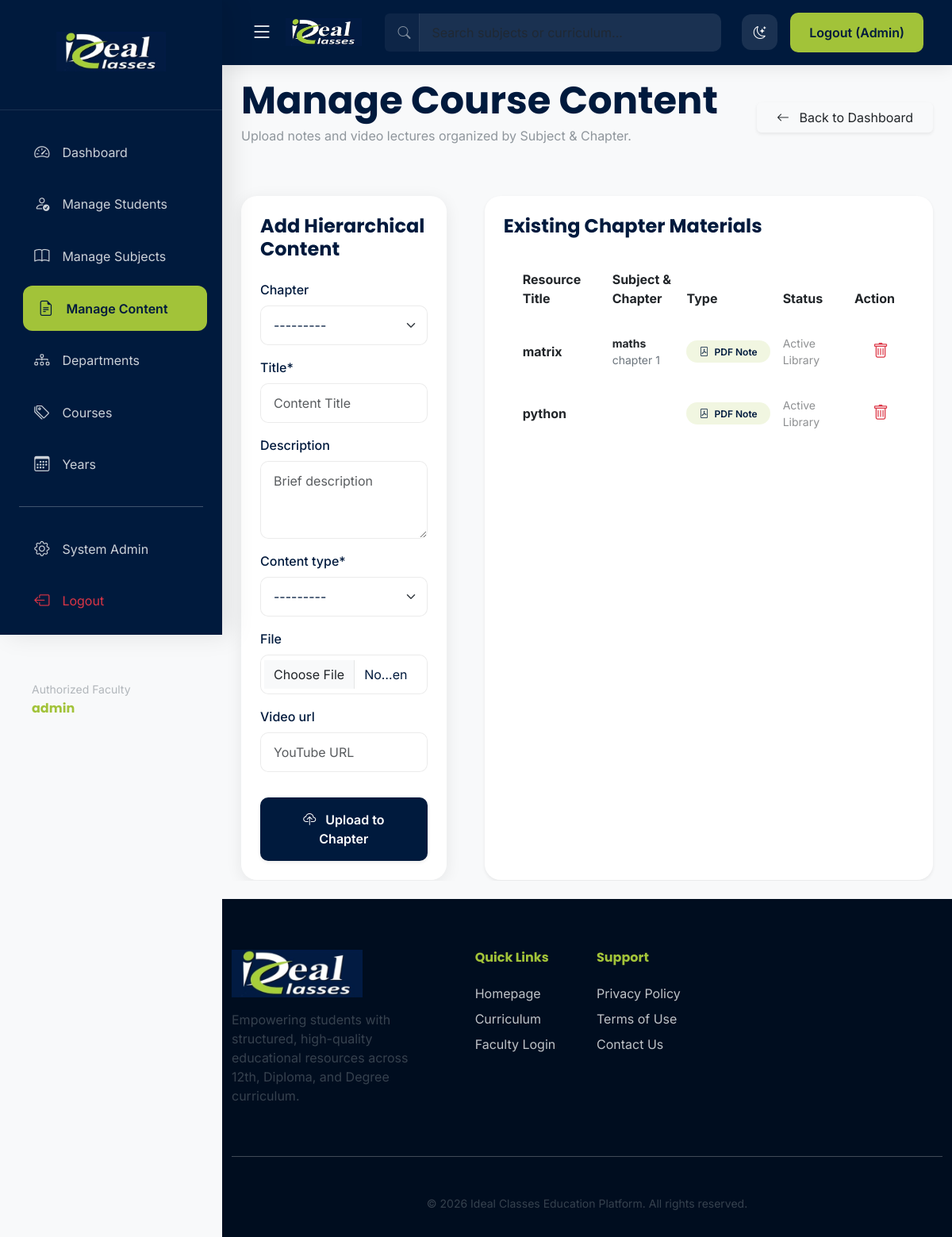
/admin-dashboard/manage-content/ (signed in), run on the app's committed database.
### education/models.py (models this page shows, shortened)
class Content(models.Model):
    CONTENT_TYPES = (
        ('Notes', 'Notes'),
        ('Video', 'Video'),
    )
    chapter = models.ForeignKey(Chapter, related_name='contents', on_delete=models.CASCADE, null=True, blank=True)
    title = models.CharField(max_length=200)
    description = models.TextField(blank=True, null=True)
    content_type = models.CharField(max_length=10, choices=CONTENT_TYPES)
    file = models.FileField(upload_to='notes/', blank=True, null=True)
    video_url = models.URLField(blank=True, null=True)
    created_at = models.DateTimeField(auto_now_add=True)

class Chapter(models.Model):
    subject = models.ForeignKey(Subject, related_name='chapters', on_delete=models.CASCADE)
    name = models.CharField(max_length=200)
    description = models.TextField(blank=True, null=True)
    order = models.PositiveIntegerField(default=0)
    class Meta:
        ordering = ['order', 'id']
        unique_together = ('subject', 'name')
    def __str__(self):
        return f"{self.name} | {self.subject.name}"

class Subject(models.Model):
    branch = models.ForeignKey(Branch, related_name='subjects', on_delete=models.CASCADE)
    category = models.ForeignKey(Category, related_name='subjects', on_delete=models.CASCADE)
    year = models.ForeignKey(Year, related_name='subjects', on_delete=models.CASCADE, null=True, blank=True)
    name = models.CharField(max_length=100)
    class Meta:
        verbose_name = "Subject"
        verbose_name_plural = "Subjects"
        unique_together = ('branch', 'category', 'year', 'name')

### education/views.py (the view)
# urls.py: path('admin-dashboard/manage-content/', views.manage_content, name='manage_content'),
@user_passes_test(lambda u: u.is_staff)
def manage_content(request):
    contents = Content.objects.all().order_by('-created_at')
    if request.method == 'POST':
        from .forms import ContentForm
        form = ContentForm(request.POST, request.FILES)
        if form.is_valid():
            form.save()
            messages.success(request, "Hierarchical content uploaded successfully!")
            return redirect('manage_content')
    else:
        from .forms import ContentForm
        form = ContentForm()
    return render(request, 'education/manage_content.html', {
        'contents': contents,
        'form': form
    })

### templates/education/manage_content.html (shortened to what this page needs)
{% extends 'base.html' %}
{% load crispy_forms_tags %}
{% block content %}
<div class="animate__animated animate__fadeIn">
    <div class="d-flex justify-content-between align-items-center mb-5">
        <div>
            <h1 class="display-5 fw-bold mb-1">Manage Course Content</h1>
            <p class="opacity-75">Upload notes and video lectures organized by Subject & Chapter.</p>
        </div>
        <a href="{% url 'home' %}" class="btn btn-outline-primary-branded px-4 shadow-sm">
            <i class="bi bi-arrow-left me-2"></i> Back to Dashboard
        </a>
    </div>
    <div class="row g-5">
        <div class="col-lg-4">
            <div class="card card-branded border-0 p-4 sticky-top" style="top: 100px;">
                <h4 class="fw-bold mb-4">Add Hierarchical Content</h4>
                <form method="POST" enctype="multipart/form-data">
                    {{ form|crispy }}
                    <button type="submit" class="btn btn-primary-branded w-100 py-3 mt-3 shadow-sm">
                        <i class="bi bi-cloud-upload me-2"></i> Upload to Chapter
                    </button>
                </form>
            </div>
        </div>
        <div class="col-lg-8">
            <div class="card card-branded border-0 p-4 shadow-sm h-100">
                <h4 class="fw-bold mb-4">Existing Chapter Materials</h4>
                <div class="table-responsive">
                    <table class="table table-hover align-middle">
                        <thead class="bg-light bg-opacity-10">
                            <tr>
                                <th class="py-3 px-4 border-0">Resource Title</th>
                                <th class="py-3 border-0">Subject & Chapter</th>
                                <th class="py-3 border-0">Type</th>
                                <th class="py-3 border-0">Status</th>
                                <th class="py-3 px-4 border-0 text-end">Action</th>
                            </tr>
                        </thead>
                        <tbody>
                            {% for content in contents %}
                            <tr>
                                <td class="py-3 px-4 border-0 fw-bold">{{ content.title }}</td>
                                <td class="py-3 border-0">
                                    <div class="d-flex flex-column">
                                        <span class="fw-bold small">{{ content.chapter.subject.name }}</span>
                                        <small class="text-muted">{{ content.chapter.name }}</small>
                                    </div>
                                </td>
                                <td class="py-3 border-0">
                                    {% if content.content_type == 'Notes' %}
                                        <span class="badge bg-light rounded-pill px-3 py-2"><i class="bi bi-file-pdf me-1"></i> PDF Note</span>
                                    {% else %}
                                        <span class="badge bg-light rounded-pill px-3 py-2"><i class="bi bi-play-circle me-1"></i> Lecture</span>
                                    {% endif %}
                                </td>
                                <td class="py-3 border-0 small opacity-50">Active Library</td>
                                <td class="py-3 px-4 border-0 text-end">
                                    <a href="{% url 'delete_content' content.pk %}" class="btn btn-sm btn-outline-danger border-0 p-2" onclick="return confirm('Delete this content?')">
                                        <i class="bi bi-trash fs-5"></i>
                                    </a>
                                </td>
                            </tr>
                            {% endfor %}
                        </tbody>
                    </table>
                </div>
            </div>
        </div>
    </div>
</div>
{% endblock %}

### templates/base.html (shortened to what this page needs)
<!DOCTYPE html>
<html lang="en" data-bs-theme="light">
<head>
    {% load static %}
    <link href="https://cdn.jsdelivr.net/npm/bootstrap@5.3.0/dist/css/bootstrap.min.css" rel="stylesheet">
    <link rel="stylesheet" href="https://cdn.jsdelivr.net/npm/bootstrap-icons@1.11.1/font/bootstrap-icons.css">
    <link rel="stylesheet" href="https://cdnjs.cloudflare.com/ajax/libs/animate.css/4.1.1/animate.min.css"/>
</head>
<body>
<div class="wrapper">
    {% if user.is_authenticated or request.session.is_student %}
    <nav id="sidebar">
        <div class="sidebar-header">
            <div class="logo-trigger contact-trigger" title="Click for Contact Details">
                <img src="{% static 'images/logo.png' %}" alt="Logo" height="50" class="mb-2">
            </div>
        </div>
        <div class="sidebar-links">
            {% if request.session.is_student %}
            <a href="{% url 'student_dashboard' %}" class="{% if request.resolver_match.url_name == 'student_dashboard' %}active{% endif %}">
                <i class="bi bi-speedometer2"></i> My Dashboard
            </a>
            <a href="{% url 'student_dashboard' %}">
                <i class="bi bi-collection-play"></i> My Subjects
            </a>
            <a href="{% url 'saved_notes' %}" class="{% if request.resolver_match.url_name == 'saved_notes' %}active{% endif %}">
                <i class="bi bi-bookmark-star"></i> Saved Notes
            </a>
            <hr class="opacity-10 my-4">
            <a href="{% url 'student_logout' %}" class="text-danger">
                <i class="bi bi-box-arrow-left"></i> Logout
            </a>
            {% elif user.is_staff %}
            <a href="{% url 'home' %}" class="{% if request.resolver_match.url_name == 'home' %}active{% endif %}">
                <i class="bi bi-speedometer2"></i> Dashboard
            </a>
            <a href="{% url 'admin_admissions' %}" class="{% if request.resolver_match.url_name == 'admin_admissions' %}active{% endif %}">
                <i class="bi bi-person-check"></i> Manage Students
            </a>
            <a href="/admin/education/subject/" target="_blank">
                <i class="bi bi-book"></i> Manage Subjects
            </a>
            <a href="{% url 'manage_content' %}" class="{% if request.resolver_match.url_name == 'manage_content' %}active{% endif %}">
                <i class="bi bi-file-earmark-text"></i> Manage Content
            </a>
            <a href="/admin/education/branch/" target="_blank">
                <i class="bi bi-diagram-3"></i> Departments
            </a>
            <a href="/admin/education/category/" target="_blank">
                <i class="bi bi-tags"></i> Courses
            </a>
            <a href="/admin/education/year/" target="_blank">
                <i class="bi bi-calendar3"></i> Years
            </a>
            <hr class="opacity-10 my-4">
            <a href="/admin/" target="_blank">
                <i class="bi bi-gear"></i> System Admin
            </a>
            <form action="{% url 'logout' %}" method="post" id="logout-form-sidebar">
                <a href="#" onclick="document.getElementById('logout-form-sidebar').submit();" class="text-danger">
                    <i class="bi bi-box-arrow-left"></i> Logout
                </a>
            </form>
            {% endif %}
        </div>
        <div class="p-4 mt-auto">
            <div class="p-3 rounded-4" style="background: rgba(255,255,255,0.05);">
                <p class="small mb-1 opacity-50">Authorized {% if request.session.is_student %}Student{% else %}Faculty{% endif %}</p>
                <h6 class="mb-0 fw-bold text-secondary-branded">{{ user.username }}{{ request.session.student_email }}</h6>
            </div>
        </div>
    </nav>
    {% endif %}
    <div id="content">
        <nav class="navbar navbar-expand-lg navbar-dark navbar-branded px-4 sticky-top">
            <div class="container-fluid">
                <div class="d-flex align-items-center">
                    {% if user.is_authenticated or request.session.is_student %}
                    <button type="button" id="sidebarCollapse" class="btn text-white me-3 border-0 p-0 shadow-none">
                        <i class="bi bi-list fs-3"></i>
                    </button>
                    {% endif %}
                    <div class="navbar-brand d-flex align-items-center logo-trigger contact-trigger" title="Click for Contact Details">
                        <img src="{% static 'images/logo.png' %}" alt="Logo" height="35">
                    </div>
                </div>
                <form class="d-none d-md-flex mx-auto w-50" action="{% url 'search' %}" method="get">
                    <div class="input-group">
                        <span class="input-group-text bg-white bg-opacity-10 border-0 text-white opacity-50 ps-3 pe-2">
                            <i class="bi bi-search me-1"></i>
                        </span>
                        <input class="form-control bg-white bg-opacity-10 border-0 text-white px-3" type="search" name="q" placeholder="Search subjects or curriculum..." style="box-shadow: none;">
                    </div>
                </form>
                <div class="d-flex align-items-center ms-auto">
                    <div class="theme-toggle me-3" id="themeToggle" title="Toggle Theme">
                        <i class="bi bi-moon-stars" id="themeIcon"></i>
                    </div>
                    {% if user.is_authenticated %}
                        <form action="{% url 'logout' %}" method="post" class="d-none d-sm-block">
                            <button type="submit" class="btn btn-secondary-branded px-4">Logout (Admin)</button>
                        </form>
                    {% elif request.session.is_student %}
                        <a href="{% url 'student_logout' %}" class="btn btn-secondary-branded px-4 shadow-sm">Logout (Student)</a>
                    {% else %}
                        <a href="{% url 'login_selection' %}" class="nav-link text-white me-4 fw-500">Login</a>
                        <a href="{% url 'admission_apply' %}" class="btn btn-secondary-branded px-4">Admission Open</a>
                    {% endif %}
                </div>
            </div>
        </nav>
        <div class="p-4 pt-md-3">
            {% block content %}{% endblock %}
        </div>
        <footer class="footer-branded">
            <div class="container">
                <div class="row gy-4">
                    <div class="col-lg-4">
                        <img src="{% static 'images/logo.png' %}" alt="Logo" height="60" class="mb-3">
                        <p class="opacity-50 pe-lg-5">Empowering students with structured, high-quality educational resources across 12th, Diploma, and Degree curriculum.</p>
                    </div>
                    <div class="col-lg-2 col-md-4">
                        <h6 class="fw-bold mb-4 text-secondary-branded">Quick Links</h6>
                        <ul class="list-unstyled opacity-75">
                            <li class="mb-2"><a href="{% url 'home' %}" class="text-white text-decoration-none">Homepage</a></li>
                            <li class="mb-2"><a href="{% url 'curriculum' %}" class="text-white text-decoration-none">Curriculum</a></li>
                            <li><a href="{% url 'faculty_login' %}" class="text-white text-decoration-none">Faculty Login</a></li>
                        </ul>
                    </div>
                    <div class="col-lg-2 col-md-4">
                        <h6 class="fw-bold mb-4 text-secondary-branded">Support</h6>
                        <ul class="list-unstyled opacity-75">
                            <li class="mb-2"><a href="{% url 'privacy_policy' %}" class="text-white text-decoration-none">Privacy Policy</a></li>
                            <li class="mb-2"><a href="{% url 'terms_of_use' %}" class="text-white text-decoration-none">Terms of Use</a></li>
                            <li><a href="{% url 'contact_us' %}" class="text-white text-decoration-none">Contact Us</a></li>
                        </ul>
                    </div>
                </div>
                <hr class="opacity-10 my-5">
                <div class="text-center opacity-50">
                    <p class="small mb-0">&copy; 2026 Ideal Classes Education Platform. All rights reserved.</p>
                </div>
            </div>
        </footer>
    </div>
</div>
</body>
</html>

### data on the page
Content: title "matrix", chapter.subject.name "maths", chapter.name "chapter 1", content_type "Notes" (drawn)
Content: title "python", content_type "Notes" (drawn)

### other printed values
{{ user.username }} "admin"
